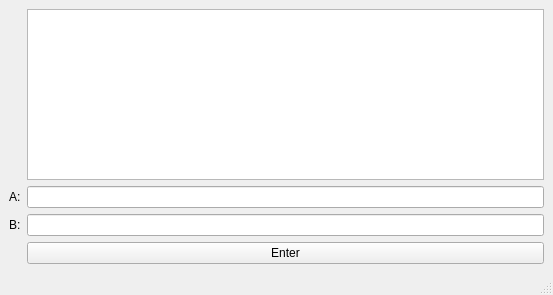
<?xml version="1.0" encoding="UTF-8"?>
<ui version="4.0">
 <class>form</class>
 <widget class="QMainWindow" name="form">
  <property name="geometry">
   <rect>
    <x>0</x>
    <y>0</y>
    <width>553</width>
    <height>295</height>
   </rect>
  </property>
  <property name="windowTitle">
   <string>MainWindow</string>
  </property>
  <widget class="QWidget" name="centralwidget">
   <layout class="QGridLayout" name="gridLayout">
    <item row="3" column="1">
     <widget class="QLineEdit" name="lineEdit_2"/>
    </item>
    <item row="0" column="1">
     <widget class="QTextEdit" name="textEdit">
      <property name="readOnly">
       <bool>true</bool>
      </property>
     </widget>
    </item>
    <item row="3" column="0">
     <widget class="QLabel" name="label_4">
      <property name="text">
       <string>B:</string>
      </property>
     </widget>
    </item>
    <item row="4" column="1">
     <widget class="QPushButton" name="pushButton">
      <property name="text">
       <string>Enter</string>
      </property>
     </widget>
    </item>
    <item row="1" column="0">
     <widget class="QLabel" name="label_3">
      <property name="text">
       <string>A:</string>
      </property>
     </widget>
    </item>
    <item row="1" column="1">
     <widget class="QLineEdit" name="lineEdit"/>
    </item>
   </layout>
  </widget>
  <widget class="QMenuBar" name="menubar">
   <property name="geometry">
    <rect>
     <x>0</x>
     <y>0</y>
     <width>553</width>
     <height>22</height>
    </rect>
   </property>
  </widget>
  <widget class="QStatusBar" name="statusbar"/>
 </widget>
 <resources/>
 <connections/>
</ui>
